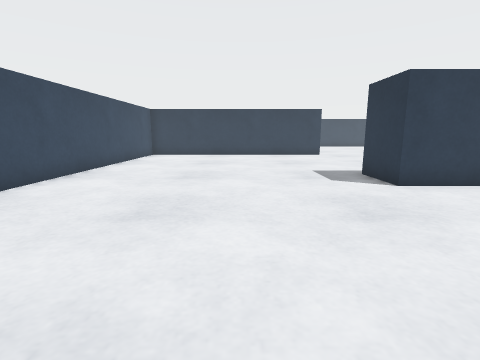
View 1 (above)

16 first-person views from a walk through a world built for the Webots simulator. The camera is 0.13 m above the floor, tilts 10° down and sees 85° across. The floor is counted in squares, 0.1 m on a side. Each view is taken from the middle of a square. On the plan, view 1 faces up. The plan holds only what a view shows up to about 12 squares ahead; the rest is blank. The robots in the file are not drawn.

View 2
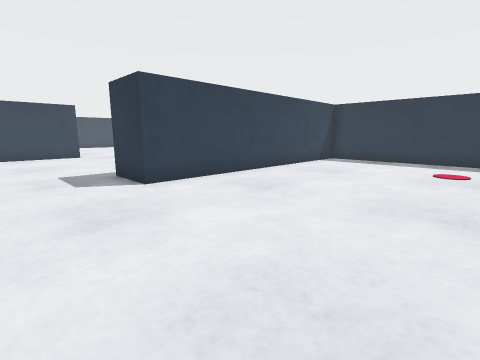

View 3
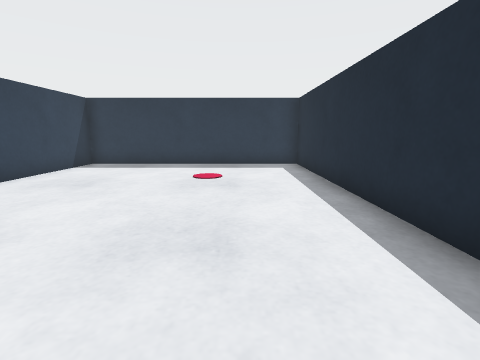

View 4
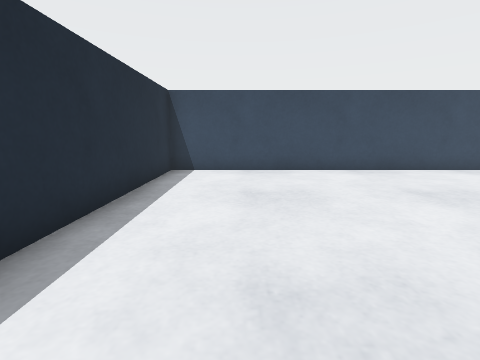

View 5
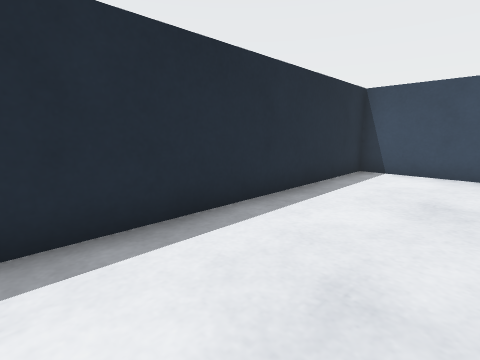

View 6
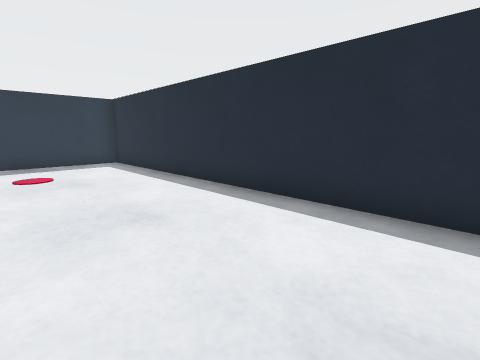

View 7
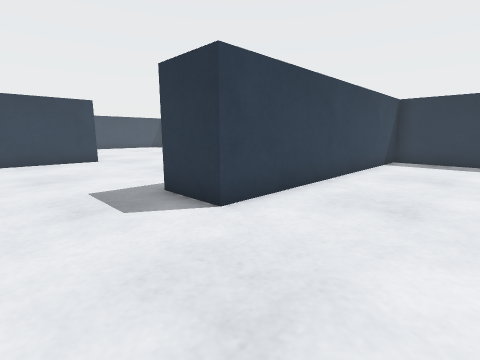

View 8
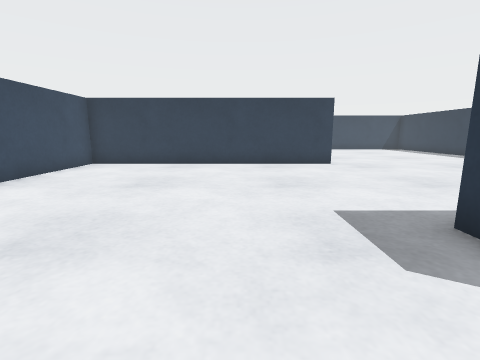

View 9
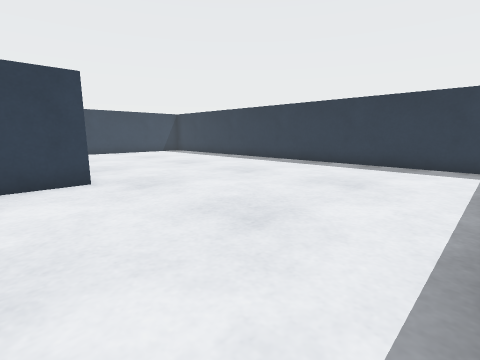

View 10
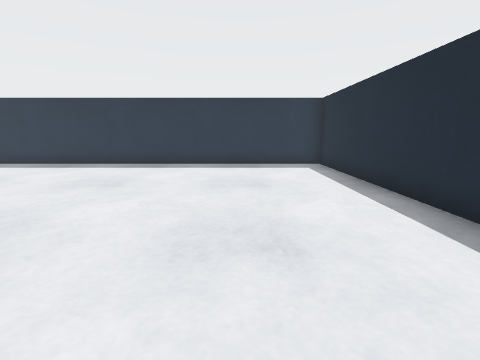

View 11
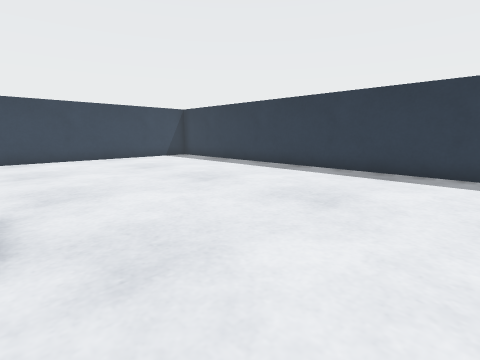

View 12
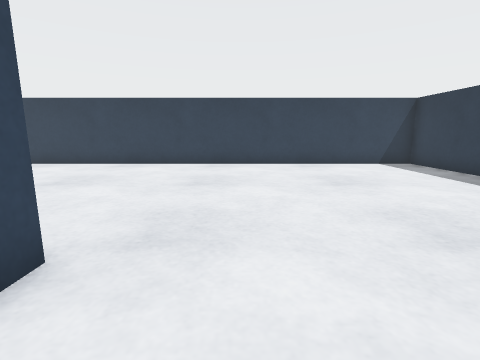

View 13
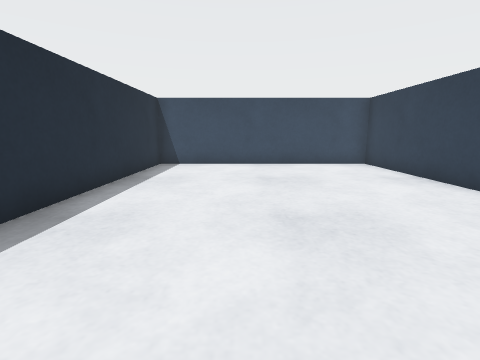

View 14
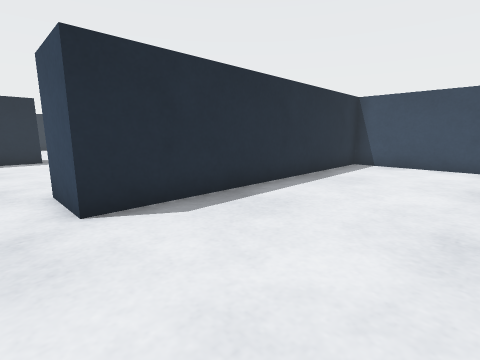

View 15
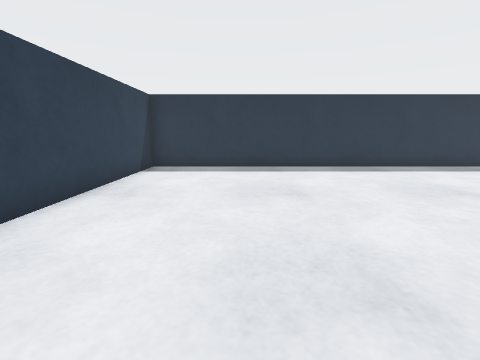

View 16
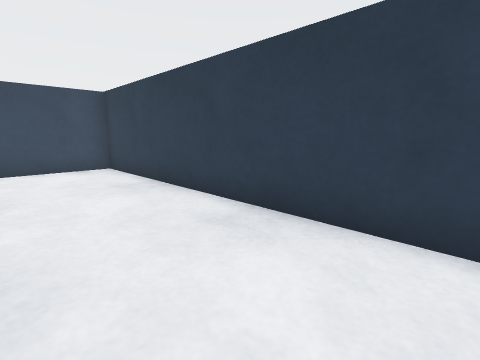

### Floor plan
Ten units are one square. View 1 is at (0, 0); x grows to the right and y downward. Boxes are objects, and circles mark ways between rooms. Rooms are numbered by the first view taken in them; rooms with no view inside come last. Other rooms are left out.
<svg viewBox="-60 -280 210 310">
<path fill="none" stroke="#000" d="M-55 -85 -55 25 145 25 145 -65 40 -65 40 -85M35 -165 -55 -165 -55 -85M40 -85 145 -85 145 -185M50 -185 50 -165 35 -165M145 -185 145 -275 -55 -275 -55 -185 50 -185"/>
<circle cx="-10" cy="-75" r="3" fill="#2a7"/>
<circle cx="45" cy="-125" r="3" fill="#2a7"/>
<circle cx="100" cy="-175" r="3" fill="#2a7"/>
<text x="40" y="-30">1</text>
<text x="-10" y="-130">2</text>
<text x="90" y="-130">3</text>
<text x="40" y="-230">4</text>
</svg>
Room 1 opens to room 2. Room 2 opens to room 3. Room 3 opens to room 4.

Where each view was taken, in squares from view 1:
view 1: 0 up, 0 right, facing up
view 2: 0 up, 1 right, facing up-right
view 3: 0 up, 3 right, facing right
view 4: 0 up, 4 right, facing left
view 5: 1 up, 4 right, facing down-left
view 6: 2 up, 2 right, facing down-right
view 7: 3 up, 1 right, facing up-right
view 8: 5 up, 1 right, facing up
view 9: 9 up, 3 right, facing up-right
view 10: 12 up, 3 right, facing right
view 11: 13 up, 5 right, facing up-right
view 12: 16 up, 7 right, facing up
view 13: 22 up, 6 right, facing left
view 14: 23 up, 6 right, facing down-left
view 15: 24 up, 4 right, facing right
view 16: 24 up, 5 right, facing up-left
